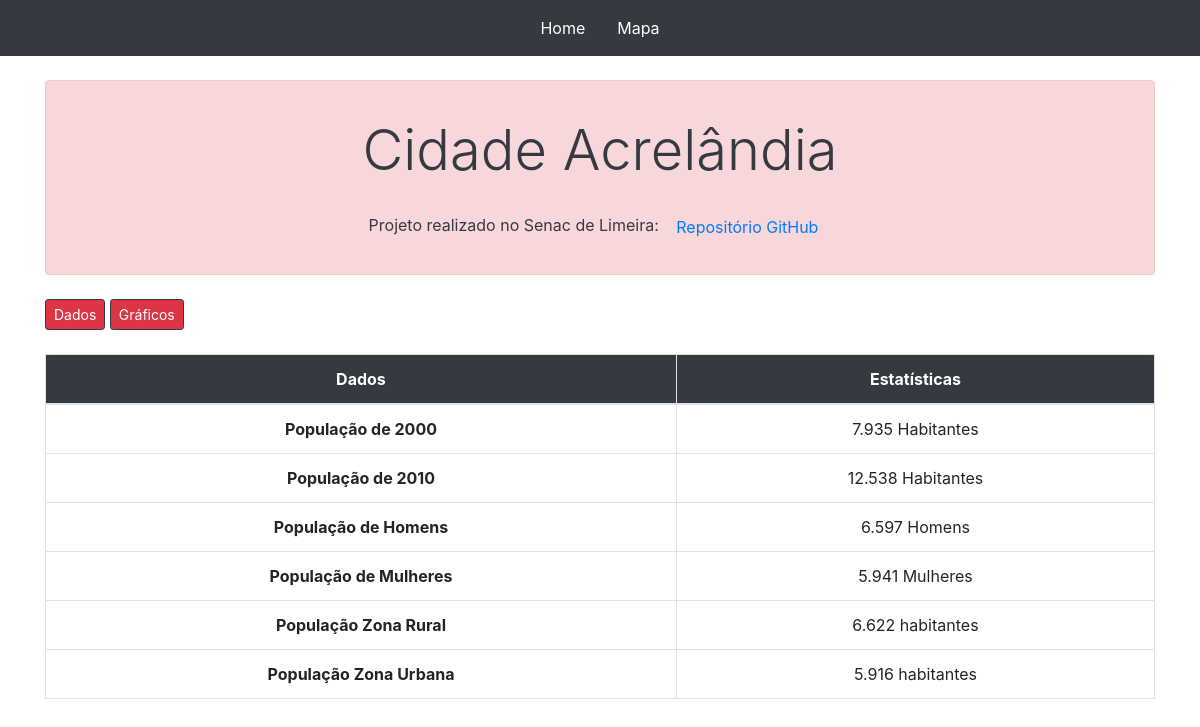
Page /cidade.php?codigo=1200013 on the committed database.
### tables this page shows
CREATE TABLE IF NOT EXISTS `cidades` (
  `codigo` varchar(50) NOT NULL,
  `uf` varchar(50) NOT NULL,
  `cidade` varchar(200) NOT NULL,
  `pop2000` int(11) NOT NULL,
  `homens` int(11) NOT NULL,
  `mulheres` int(11) NOT NULL,
  `urbana` int(11) NOT NULL,
  `rural` int(11) NOT NULL,
  `pop2010` int(11) NOT NULL,
  PRIMARY KEY (`codigo`)
);

### cidade.php (the view, shortened to what this page needs)
<?php
$conexao = con_mysql();
$popu2000 = "";
$popu2010 = "";
$mulheres = "";
$homens = "";
$rural = "";
$urbana = "";
$codigo = "";
if(isset($_GET["codigo"])){
    $codigo = $_GET["codigo"];
    $sql = "SELECT c.codigo,e.estado,c.cidade,c.pop2000,c.pop2010,c.homens,c.mulheres,c.urbana,c.rural
    FROM cidades as c
    INNER JOIN estados as e
        on c.uf = e.uf
        WHERE c.codigo=(:codigo);";
    $resultado = $conexao->prepare($sql);
    $resultado->bindParam(':codigo', $codigo, PDO::PARAM_STR);
    $resultado->execute();
    while($linha = $resultado->fetch(PDO::FETCH_ASSOC)){
        $codigo = $linha["codigo"];
        $cidade = $linha["cidade"];
        $popu2000 = $linha["pop2000"];
        $popu2010 = $linha["pop2010"];
        $homens = $linha["homens"];
        $mulheres = $linha["mulheres"];
        $rural = $linha["rural"];
        $urbana = $linha["urbana"];
    }
    $homens = number_format($homens, 0, '', '.');
    $mulheres = number_format($mulheres, 0, '', '.');
    $popu2000 = number_format($popu2000, 0, '', '.');
    $popu2010 = number_format($popu2010, 0, '', '.');
    $rural = number_format($rural, 0, '', '.');
    $urbana = number_format($urbana, 0, '', '.');
}
?>
<!DOCTYPE html>
<html>
<head>
    <link rel="stylesheet" href="css/bootstrap.min.css">
    <link rel="stylesheet" href="css/style.css">
</head>
    <body>
        <?php include("navbar.php"); ?>
        <section class="servicos pt-4 pb-2 text-center">
            <div class="container">
                <div class="col-md-12">
                    <div class="row">
                        <div class="alert alert-danger text-dark col-12" role="alert">
                            <h1 class='display-4 mt-4 mb-4'>Cidade <?php echo $cidade; ?></h1>
                            <p>
                                Projeto realizado no Senac de Limeira:
                                <button type="button" class="btn btn-link">
                                    <a href="https://github.com/TeuSoares/cidades_brasil">Repositório GitHub</a>
                                </button>
                            </p>
                        </div>
                        <div class="mt-2 mb-4">
                            <button type="button" class="btn btn-dark btn-sm bg-danger"><a class="text-white" href="cidade.php?codigo=<?php echo $codigo; ?>">Dados</a></button>
                            <button type="button" class="btn btn-dark btn-sm bg-danger"><a class="text-white" href="grafico.php?codigo=<?php echo $codigo; ?>">Gráficos</a></button>
                        </div>
                        <table class="table table-bordered">
                            <thead class="bg-dark text-white">
                                <tr>
                                    <th scope="col">Dados</th>
                                    <th scope="col">Estatísticas</th>
                                </tr>
                            </thead>
                            <tbody>
                                <tr>
                                    <th scope="row">População de 2000</th>
                                    <td><?php echo $popu2000; ?> Habitantes</td>
                                </tr>
                                <tr>
                                    <th scope="row">População de 2010</th>
                                    <td><?php echo $popu2010; ?> Habitantes</td>
                                </tr>
                                <tr>
                                    <th scope="row">População de Homens</th>
                                    <td><?php echo $homens; ?> Homens</td>
                                </tr>
                                <tr>
                                    <th scope="row">População de Mulheres</th>
                                    <td><?php echo $mulheres; ?> Mulheres</td>
                                </tr>
                                <tr>
                                    <th scope="row">População Zona Rural</th>
                                    <td><?php echo $rural; ?> habitantes</td>
                                </tr>
                                <tr>
                                    <th scope="row">População Zona Urbana</th>
                                    <td><?php echo $urbana; ?> habitantes</td>
                                </tr>
                            </tbody>
                        </table>
                    </div>
                </div>
            </div>
        </section>
    </body>
</html>

### css/style.css (style rules this page uses)
* { padding: 0; margin: 0; }

### rows in the picture
cidades: cidade "Acrelândia", pop2000 "7.935", pop2010 "12.538", homens "6.597", mulheres "5.941", rural "6.622", urbana "5.916"
